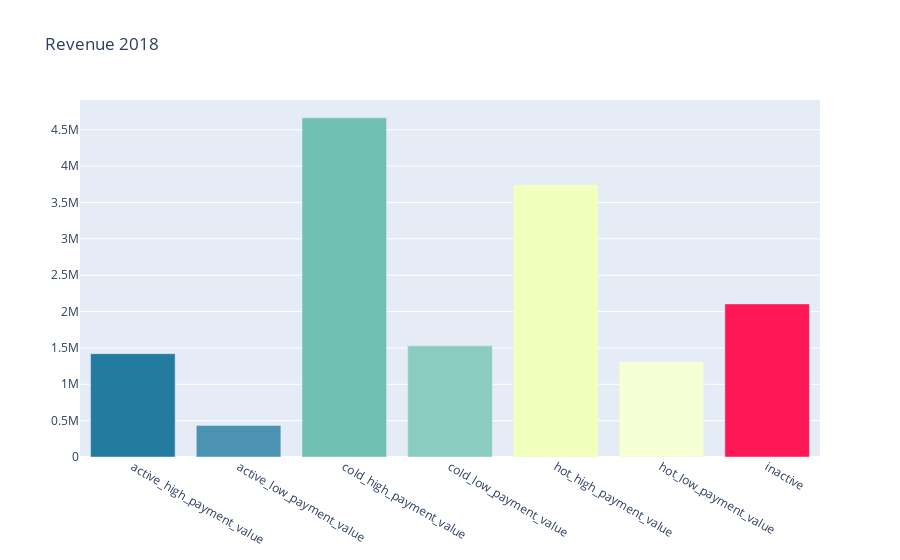

Here is the notebook cell this chart was saved with:
### Code cell
df_revenue_subsegment_2018 = df_clustering_2018.groupby(["sub_segment"]).agg({"payment_value_sum": "sum"}).reset_index()

configure_plotly_browser_state()
trace0 = go.Bar(
    x=df_revenue_subsegment_2018["sub_segment"].values,
    y=df_revenue_subsegment_2018["payment_value_sum"].values,
    marker=dict(
        color=['rgba(36,123,160,1)', 
               'rgba(75,147,177,1)',
               'rgba(112,193,179,1)', 
               'rgba(138,204,192,1)',
               'rgba(243,255,189,1)',
               'rgba(247,255,213,1)',
               'rgba(255,22,84,1)']),
)

data = [trace0]

layout = go.Layout(
    title='Revenue 2018',
)

fig = go.Figure(data=data, layout=layout)
py.iplot(fig)

### Figure 1 — Plotly figure (JSON) as saved in the notebook; plotly's stock layout.template omitted (floating-point values rounded to 4 significant figures)
{"data": [{"marker": {"color": ["rgba(36,123,160,1)", "rgba(75,147,177,1)", "rgba(112,193,179,1)", "rgba(138,204,192,1)", "rgba(243,255,189,1)", "rgba(247,255,213,1)", "rgba(255,22,84,1)"]}, "type": "bar", "x": ["active_high_payment_value", "active_low_payment_value", "cold_high_payment_value", "cold_low_payment_value", "hot_high_payment_value", "hot_low_payment_value", "inactive"], "y": [1421000.0, 434400.0, 4663000.0, 1529000.0, 3744000.0, 1311000.0, 2105000.0]}], "layout": {"title": {"text": "Revenue 2018"}}}
